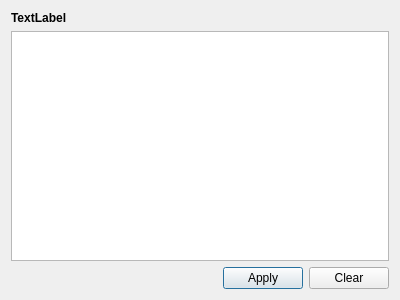
<?xml version="1.0" encoding="UTF-8"?>
<ui version="4.0">
 <class>TextFieldEditorDialog</class>
 <widget class="QDialog" name="TextFieldEditorDialog">
  <property name="geometry">
   <rect>
    <x>0</x>
    <y>0</y>
    <width>400</width>
    <height>300</height>
   </rect>
  </property>
  <property name="windowTitle">
   <string>Dialog</string>
  </property>
  <layout class="QVBoxLayout" name="verticalLayout">
   <item>
    <layout class="QHBoxLayout" name="horizontalLayout">
     <item>
      <widget class="QLabel" name="head">
       <property name="font">
        <font>
         <bold>true</bold>
        </font>
       </property>
       <property name="text">
        <string>TextLabel</string>
       </property>
      </widget>
     </item>
    </layout>
   </item>
   <item>
    <widget class="QPlainTextEdit" name="plainTextEdit"/>
   </item>
   <item>
    <layout class="QHBoxLayout" name="horizontalLayout_2">
     <item>
      <spacer name="horizontalSpacer">
       <property name="orientation">
        <enum>Qt::Orientation::Horizontal</enum>
       </property>
       <property name="sizeHint" stdset="0">
        <size>
         <width>40</width>
         <height>20</height>
        </size>
       </property>
      </spacer>
     </item>
     <item>
      <widget class="QPushButton" name="applyButton">
       <property name="text">
        <string>Apply</string>
       </property>
      </widget>
     </item>
     <item>
      <widget class="QPushButton" name="clearButton">
       <property name="text">
        <string>Clear</string>
       </property>
      </widget>
     </item>
    </layout>
   </item>
  </layout>
 </widget>
 <resources/>
 <connections/>
</ui>
